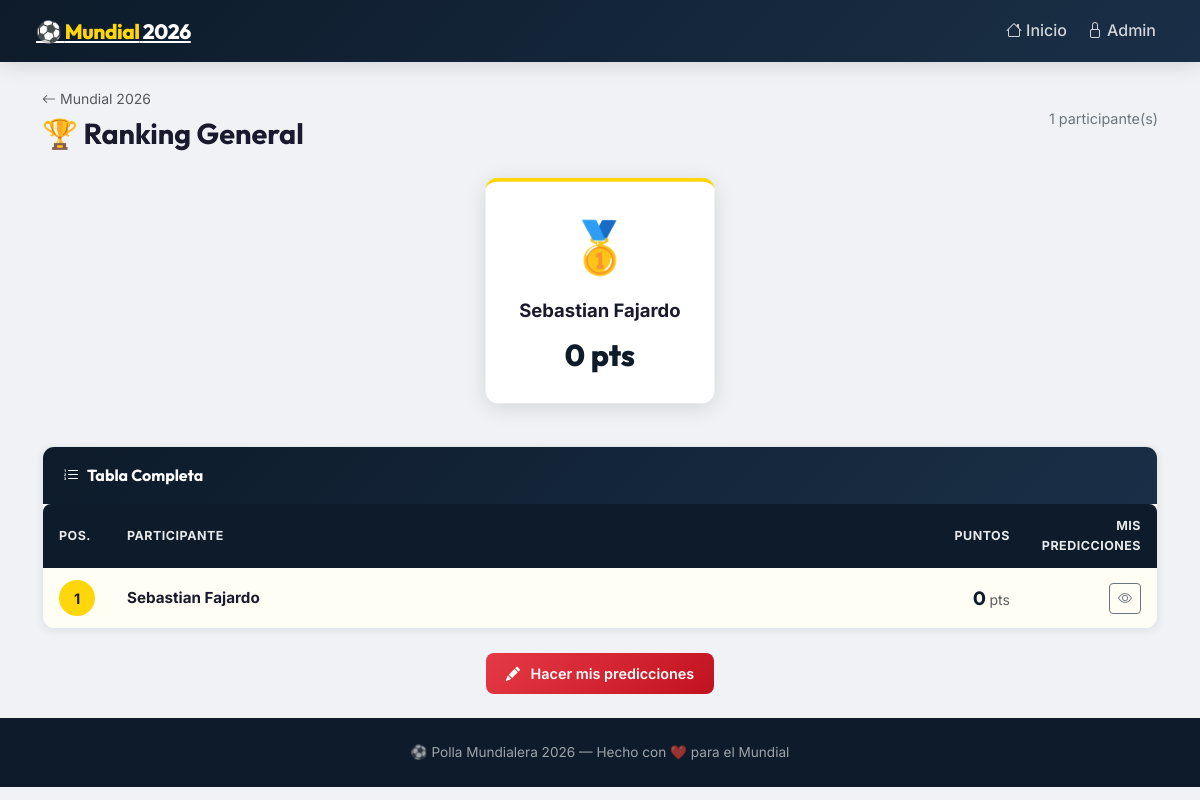
The app's page /evento/1/ranking with its own data.
### app/models.py (models this page shows, shortened)
class Event(db.Model):
    __tablename__ = 'events'
    id = db.Column(db.Integer, primary_key=True)
    name = db.Column(db.String(200), nullable=False)
    tournament_type = db.Column(db.String(50), default='world_cup')  # world_cup | champions | custom
    description = db.Column(db.Text)
    logo_emoji = db.Column(db.String(10), default='🏆')
    status = db.Column(db.String(20), default='draft')   # draft | active | finished
    can_view_others_predictions = db.Column(db.Boolean, default=True)
    created_at = db.Column(db.DateTime, default=datetime.utcnow)
    groups = db.relationship('Group', backref='event', lazy='dynamic',
                              cascade='all, delete-orphan')
    phases = db.relationship('Phase', backref='event', lazy='dynamic',
                              cascade='all, delete-orphan',
                              order_by='Phase.phase_order')
    participants = db.relationship('Participant', backref='event', lazy='dynamic',
                                   cascade='all, delete-orphan')
    scoring_configs = db.relationship('ScoringConfig', backref='event', lazy='dynamic',
                                      cascade='all, delete-orphan')

class Participant(db.Model):
    __tablename__ = 'participants'
    id = db.Column(db.Integer, primary_key=True)
    cedula = db.Column(db.String(30), nullable=False)
    name = db.Column(db.String(100), nullable=False)
    event_id = db.Column(db.Integer, db.ForeignKey('events.id'), nullable=False)
    total_points = db.Column(db.Integer, default=0)
    created_at = db.Column(db.DateTime, default=datetime.utcnow)
    __table_args__ = (db.UniqueConstraint('cedula', 'event_id',
                                          name='uq_cedula_event'),)
    predictions = db.relationship('Prediction', backref='participant', lazy='dynamic',
                                  cascade='all, delete-orphan')
    scores = db.relationship('Score', backref='participant', lazy='dynamic',
                             cascade='all, delete-orphan')

### app/routes/public.py (the view)
@public_bp.route('/evento/<int:event_id>/ranking')
def ranking(event_id):
    event = Event.query.get_or_404(event_id)
    if not event.can_view_others_predictions:
        flash('La visualización del ranking de otros participantes está desactivada.', 'info')
        return redirect(url_for('public.event_detail', event_id=event_id))
    current_participant_id = session.get(f'participant_event_{event_id}')
    all_participants = (Participant.query.filter_by(event_id=event_id)
                        .order_by(Participant.total_points.desc(), Participant.created_at)
                        .all())
    return render_template('public/ranking.html',
                           event=event,
                           participants=all_participants,
                           current_participant_id=current_participant_id)

### app/templates/public/ranking.html (shortened to what this page needs)
{% extends 'base.html' %}
{% block content %}
<div class="container py-4">
  <div class="d-flex align-items-center justify-content-between mb-4 flex-wrap gap-2">
    <div>
      <a href="{{ url_for('public.event_detail', event_id=event.id) }}" class="text-muted small text-decoration-none">
        <i class="bi bi-arrow-left me-1"></i>{{ event.name }}
      </a>
      <h1 style="font-size: 1.8rem; margin: .25rem 0 0;">🏆 Ranking General</h1>
    </div>
    <span style="color: var(--text-muted); font-size: .9rem;">{{ participants|length }} participante(s)</span>
  </div>
  {% if participants %}
    {% if participants|length >= 1 %}
    <div class="podium mb-5">
      <div class="podium-item fade-in-up">
        <div class="podium-card pos-1">
          <span class="podium-medal" style="font-size: 3rem;">🥇</span>
          <div class="podium-name" style="font-size: 1.1rem;">{{ participants[0].name }}</div>
          <div class="podium-pts" style="font-size: 1.8rem;">{{ participants[0].total_points }} pts</div>
        </div>
      </div>
    </div>
    {% endif %}
    <div class="card-custom">
      <div class="card-header-custom"><i class="bi bi-list-ol me-2"></i>Tabla Completa</div>
      <div class="card-body-custom p-0">
        <div class="table-responsive">
          <table class="table-custom">
            <thead>
              <tr>
                <th style="width: 60px;">Pos.</th>
                <th>Participante</th>
                <th style="text-align: right;">Puntos</th>
                <th style="text-align: right; width: 120px;">Mis predicciones</th>
              </tr>
            </thead>
            <tbody>
              {% for p in participants %}
              <tr class="fade-in-up {% if p.id == current_participant_id %}bg-warning-subtle fw-bold{% endif %}"
                  style="{% if loop.index <= 3 and p.id != current_participant_id %}background: rgba(255,214,10,.04);{% endif %}">
                <td>
                  <div class="rank-number {% if loop.index == 1 %}pos-1{% elif loop.index == 2 %}pos-2{% elif loop.index == 3 %}pos-3{% endif %}">
                    {{ loop.index }}
                  </div>
                </td>
                <td>
                  <strong style="font-size: .95rem;">{{ p.name }}</strong>
                </td>
                <td style="text-align: right;">
                  <strong style="font-family: 'Outfit', sans-serif; font-size: 1.2rem; color: var(--primary);">
                    {{ p.total_points }}
                  </strong>
                  <small class="text-muted">pts</small>
                </td>
                <td style="text-align: right;">
                  <a href="{{ url_for('public.my_predictions', event_id=event.id, cedula=p.cedula) }}"
                     class="btn btn-sm btn-outline-secondary">
                    <i class="bi bi-eye"></i>
                  </a>
                </td>
              </tr>
              {% endfor %}
            </tbody>
          </table>
        </div>
      </div>
    </div>
    <div class="text-center mt-4">
      <a href="{{ url_for('public.participate', event_id=event.id) }}" class="btn-primary-custom">
        <i class="bi bi-pencil-fill me-1"></i>Hacer mis predicciones
      </a>
    </div>
  {% endif %}
</div>
{% endblock %}

### app/static/css/custom.css (style rules this page uses)
:root { --primary: #0d1b2a; --primary-soft: #1a2f47; --accent: #e63946; --accent-hover: #c1121f; --gold: #ffd60a; --silver: #b0b7c3; --bronze: #cd7f32; --green-field: #2d6a4f; --green-soft: #40916c; --bg: #f0f2f5; --card-bg: #ffffff; --text: #1a1a2e; --text-muted: #6c757d; --border: #e2e8f0; --shadow-sm: 0 2px 8px rgba(0,0,0,.08); --shadow-md: 0 4px 20px rgba(0,0,0,.12); --shadow-lg: 0 8px 40px rgba(0,0,0,.18); --radius: 12px; --radius-sm: 8px; --transition: all .25s cubic-bezier(.4,0,.2,1); }
*, *::before, *::after { box-sizing: border-box; }
body { font-family: 'Inter', sans-serif; background: var(--bg); color: var(--text); min-height: 100vh; line-height: 1.6; }
h1, h2, h3, h4, h5 { font-family: 'Outfit', sans-serif; font-weight: 700; }
.card-custom { background: var(--card-bg); border-radius: var(--radius); box-shadow: var(--shadow-sm); border: 1px solid var(--border); transition: var(--transition); overflow: hidden; }
.card-custom .card-header-custom { background: linear-gradient(135deg, var(--primary) 0%, var(--primary-soft) 100%); color: #fff; padding: 1rem 1.25rem; font-family: 'Outfit', sans-serif; font-weight: 700; font-size: 1rem; }
.card-body-custom { padding: 1.25rem; }
.btn-primary-custom { background: linear-gradient(135deg, var(--accent), var(--accent-hover)); color: #fff; border: none; padding: .55rem 1.25rem; border-radius: var(--radius-sm); font-weight: 600; font-size: .9rem; cursor: pointer; transition: var(--transition); text-decoration: none; display: inline-flex; align-items: center; gap: .4rem; }
.table-custom { width: 100%; border-collapse: separate; border-spacing: 0; }
.table-custom thead th { background: var(--primary); color: rgba(255,255,255,.9); font-size: .78rem; font-weight: 700; text-transform: uppercase; letter-spacing: .5px; padding: .75rem 1rem; border: none; }
.table-custom thead th:first-child { border-radius: var(--radius-sm) 0 0 0; }
.table-custom thead th:last-child { border-radius: 0 var(--radius-sm) 0 0; }
.table-custom tbody tr { transition: var(--transition); border-bottom: 1px solid var(--border); }
.table-custom tbody td { padding: .75rem 1rem; vertical-align: middle; }
.podium { display: flex; align-items: flex-end; justify-content: center; gap: 1rem; margin: 2rem 0; }
.podium-item { text-align: center; }
.podium-card { background: var(--card-bg); border-radius: var(--radius); box-shadow: var(--shadow-md); padding: 1.5rem 2rem; position: relative; border-top: 4px solid transparent; }
.podium-card.pos-1 { border-top-color: var(--gold); transform: scale(1.05); }
.podium-medal { font-size: 2.5rem; display: block; }
.podium-name { font-weight: 700; font-size: 1rem; margin: .5rem 0 .25rem; }
.podium-pts { font-family: 'Outfit', sans-serif; font-size: 1.4rem; font-weight: 800; color: var(--primary); }
.rank-number { width: 36px; height: 36px; border-radius: 50%; background: var(--bg); color: var(--text-muted); font-weight: 700; font-size: .9rem; display: inline-flex; align-items: center; justify-content: center; }
.rank-number.pos-1 { background: var(--gold); color: #1a1a00; }
.fade-in-up { animation: fadeInUp .5s ease both; }

### records on screen
Event: name "Mundial 2026"
Participant: name "Sebastian Fajardo", total_points "0"

### other values on screen
{{ participants|length }} "1"
